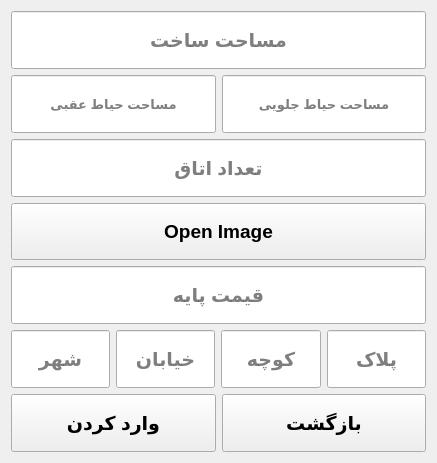
<?xml version="1.0" encoding="UTF-8"?>
<ui version="4.0">
 <class>NorthVillaForm</class>
 <widget class="QWidget" name="NorthVillaForm">
  <property name="geometry">
   <rect>
    <x>0</x>
    <y>0</y>
    <width>437</width>
    <height>463</height>
   </rect>
  </property>
  <property name="windowTitle">
   <string>Form</string>
  </property>
  <layout class="QVBoxLayout" name="verticalLayout">
   <item>
    <widget class="QLineEdit" name="BuildAreaLed">
     <property name="sizePolicy">
      <sizepolicy hsizetype="Expanding" vsizetype="Preferred">
       <horstretch>0</horstretch>
       <verstretch>0</verstretch>
      </sizepolicy>
     </property>
     <property name="font">
      <font>
       <pointsize>14</pointsize>
       <weight>75</weight>
       <bold>true</bold>
      </font>
     </property>
     <property name="alignment">
      <set>Qt::AlignCenter</set>
     </property>
     <property name="placeholderText">
      <string>مساحت ساخت</string>
     </property>
    </widget>
   </item>
   <item>
    <layout class="QHBoxLayout" name="horizontalLayout_2">
     <item>
      <widget class="QLineEdit" name="BackYardLed">
       <property name="sizePolicy">
        <sizepolicy hsizetype="Expanding" vsizetype="Preferred">
         <horstretch>0</horstretch>
         <verstretch>0</verstretch>
        </sizepolicy>
       </property>
       <property name="font">
        <font>
         <pointsize>10</pointsize>
         <weight>75</weight>
         <bold>true</bold>
        </font>
       </property>
       <property name="alignment">
        <set>Qt::AlignCenter</set>
       </property>
       <property name="placeholderText">
        <string>مساحت حیاط عقبی</string>
       </property>
      </widget>
     </item>
     <item>
      <widget class="QLineEdit" name="FrontYardLed">
       <property name="sizePolicy">
        <sizepolicy hsizetype="Expanding" vsizetype="Preferred">
         <horstretch>0</horstretch>
         <verstretch>0</verstretch>
        </sizepolicy>
       </property>
       <property name="font">
        <font>
         <pointsize>10</pointsize>
         <weight>75</weight>
         <bold>true</bold>
        </font>
       </property>
       <property name="alignment">
        <set>Qt::AlignCenter</set>
       </property>
       <property name="placeholderText">
        <string>مساحت حیاط جلویی</string>
       </property>
      </widget>
     </item>
    </layout>
   </item>
   <item>
    <widget class="QLineEdit" name="RoomsLed">
     <property name="sizePolicy">
      <sizepolicy hsizetype="Expanding" vsizetype="Preferred">
       <horstretch>0</horstretch>
       <verstretch>0</verstretch>
      </sizepolicy>
     </property>
     <property name="font">
      <font>
       <pointsize>14</pointsize>
       <weight>75</weight>
       <bold>true</bold>
      </font>
     </property>
     <property name="alignment">
      <set>Qt::AlignCenter</set>
     </property>
     <property name="placeholderText">
      <string>تعداد اتاق</string>
     </property>
    </widget>
   </item>
   <item>
    <widget class="QPushButton" name="pushButton_2">
     <property name="sizePolicy">
      <sizepolicy hsizetype="Minimum" vsizetype="Preferred">
       <horstretch>0</horstretch>
       <verstretch>0</verstretch>
      </sizepolicy>
     </property>
     <property name="font">
      <font>
       <pointsize>14</pointsize>
       <weight>75</weight>
       <bold>true</bold>
      </font>
     </property>
     <property name="text">
      <string>Open Image</string>
     </property>
    </widget>
   </item>
   <item>
    <widget class="QLineEdit" name="PriceLed">
     <property name="sizePolicy">
      <sizepolicy hsizetype="Expanding" vsizetype="Preferred">
       <horstretch>0</horstretch>
       <verstretch>0</verstretch>
      </sizepolicy>
     </property>
     <property name="font">
      <font>
       <pointsize>14</pointsize>
       <weight>75</weight>
       <bold>true</bold>
      </font>
     </property>
     <property name="alignment">
      <set>Qt::AlignCenter</set>
     </property>
     <property name="placeholderText">
      <string>قیمت پایه</string>
     </property>
    </widget>
   </item>
   <item>
    <layout class="QHBoxLayout" name="horizontalLayout">
     <item>
      <widget class="QLineEdit" name="CityLed">
       <property name="sizePolicy">
        <sizepolicy hsizetype="Expanding" vsizetype="Preferred">
         <horstretch>0</horstretch>
         <verstretch>0</verstretch>
        </sizepolicy>
       </property>
       <property name="font">
        <font>
         <pointsize>14</pointsize>
         <weight>75</weight>
         <bold>true</bold>
        </font>
       </property>
       <property name="alignment">
        <set>Qt::AlignCenter</set>
       </property>
       <property name="placeholderText">
        <string>شهر</string>
       </property>
      </widget>
     </item>
     <item>
      <widget class="QLineEdit" name="streetLed">
       <property name="sizePolicy">
        <sizepolicy hsizetype="Expanding" vsizetype="Preferred">
         <horstretch>0</horstretch>
         <verstretch>0</verstretch>
        </sizepolicy>
       </property>
       <property name="font">
        <font>
         <pointsize>14</pointsize>
         <weight>75</weight>
         <bold>true</bold>
        </font>
       </property>
       <property name="alignment">
        <set>Qt::AlignCenter</set>
       </property>
       <property name="placeholderText">
        <string>خیابان</string>
       </property>
      </widget>
     </item>
     <item>
      <widget class="QLineEdit" name="AlleyLed">
       <property name="sizePolicy">
        <sizepolicy hsizetype="Expanding" vsizetype="Preferred">
         <horstretch>0</horstretch>
         <verstretch>0</verstretch>
        </sizepolicy>
       </property>
       <property name="font">
        <font>
         <pointsize>14</pointsize>
         <weight>75</weight>
         <bold>true</bold>
        </font>
       </property>
       <property name="alignment">
        <set>Qt::AlignCenter</set>
       </property>
       <property name="placeholderText">
        <string>کوچه</string>
       </property>
      </widget>
     </item>
     <item>
      <widget class="QLineEdit" name="plaqueLed">
       <property name="sizePolicy">
        <sizepolicy hsizetype="Expanding" vsizetype="Preferred">
         <horstretch>0</horstretch>
         <verstretch>0</verstretch>
        </sizepolicy>
       </property>
       <property name="font">
        <font>
         <pointsize>14</pointsize>
         <weight>75</weight>
         <bold>true</bold>
        </font>
       </property>
       <property name="alignment">
        <set>Qt::AlignCenter</set>
       </property>
       <property name="placeholderText">
        <string>پلاک</string>
       </property>
      </widget>
     </item>
    </layout>
   </item>
   <item>
    <layout class="QHBoxLayout" name="horizontalLayout_3">
     <item>
      <widget class="QPushButton" name="pushButton">
       <property name="sizePolicy">
        <sizepolicy hsizetype="Minimum" vsizetype="Preferred">
         <horstretch>0</horstretch>
         <verstretch>0</verstretch>
        </sizepolicy>
       </property>
       <property name="font">
        <font>
         <pointsize>14</pointsize>
         <weight>75</weight>
         <bold>true</bold>
        </font>
       </property>
       <property name="text">
        <string>وارد کردن</string>
       </property>
      </widget>
     </item>
     <item>
      <widget class="QPushButton" name="pushButton_3">
       <property name="sizePolicy">
        <sizepolicy hsizetype="Minimum" vsizetype="Preferred">
         <horstretch>0</horstretch>
         <verstretch>0</verstretch>
        </sizepolicy>
       </property>
       <property name="font">
        <font>
         <pointsize>14</pointsize>
         <weight>75</weight>
         <bold>true</bold>
        </font>
       </property>
       <property name="text">
        <string>بازگشت</string>
       </property>
      </widget>
     </item>
    </layout>
   </item>
  </layout>
 </widget>
 <resources/>
 <connections/>
</ui>
